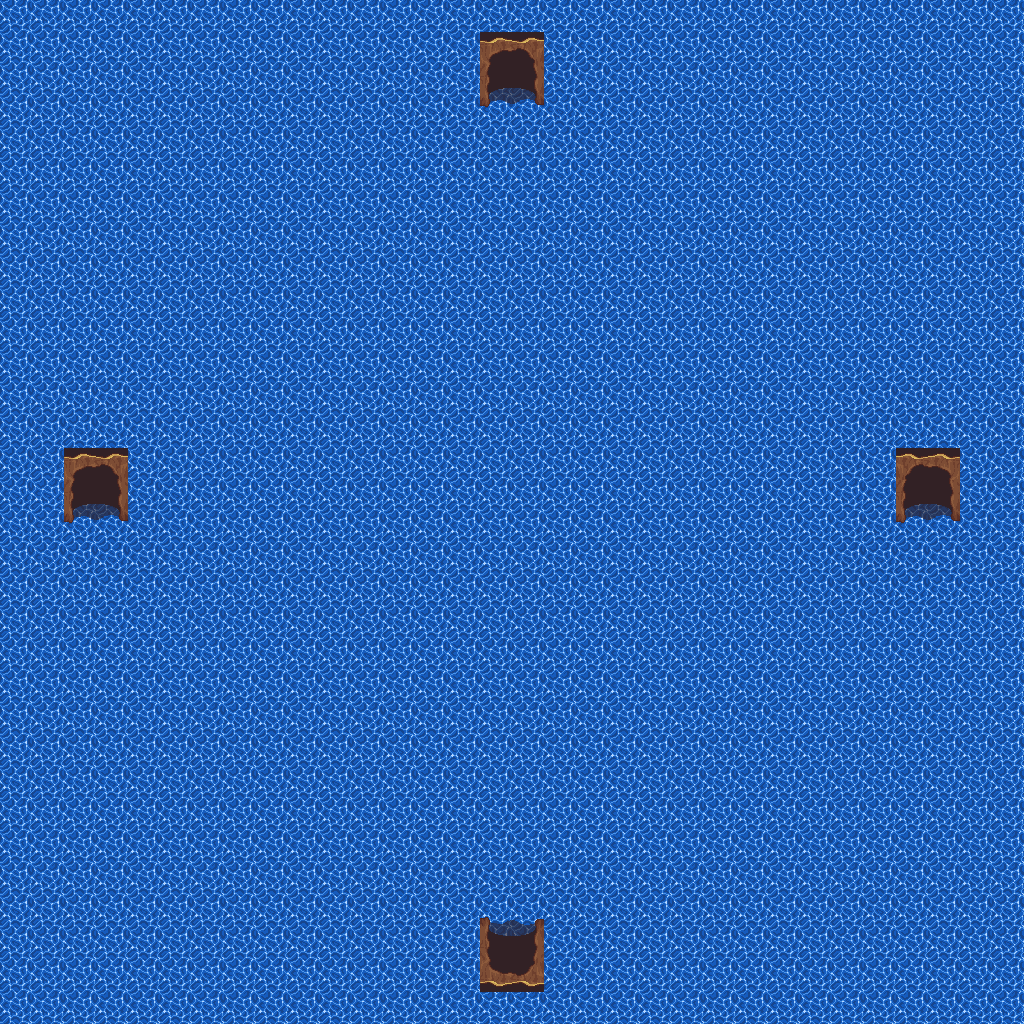

Rendered tile map (Tiled .tmx) drawn with the repository's tilesets; below, a short description and the full map source, tile grids included:
An orthogonal 32x32 tile map with 32x32 px tiles, 2 tile layers (Base, Cave), 2 tilesets.

<map version="1.4" tiledversion="1.4.3" orientation="orthogonal" renderorder="right-down" width="32" height="32" tilewidth="32" tileheight="32" infinite="0" nextlayerid="3" nextobjectid="1">
 <editorsettings>
  <export target="Map2.json" format="json" />
 </editorsettings>
 <tileset firstgid="1" name="Water" tilewidth="32" tileheight="32" tilecount="9" columns="3">
  <image source="../Tilesets/water_tileset.png" width="96" height="96" />
 </tileset>
 <tileset firstgid="10" name="Cave" tilewidth="32" tileheight="32" tilecount="6" columns="2">
  <image source="../Tilesets/cavernopening.png" width="64" height="96" />
 </tileset>
 <layer id="1" name="Base" width="32" height="32">
  <data encoding="csv">
5,5,5,5,5,5,5,5,5,5,5,5,5,5,5,5,5,5,5,5,5,5,5,5,5,5,5,5,5,5,5,5,
5,5,5,5,5,5,5,5,5,5,5,5,5,5,5,5,5,5,5,5,5,5,5,5,5,5,5,5,5,5,5,5,
5,5,5,5,5,5,5,5,5,5,5,5,5,5,5,5,5,5,5,5,5,5,5,5,5,5,5,5,5,5,5,5,
5,5,5,5,5,5,5,5,5,5,5,5,5,5,5,5,5,5,5,5,5,5,5,5,5,5,5,5,5,5,5,5,
5,5,5,5,5,5,5,5,5,5,5,5,5,5,5,5,5,5,5,5,5,5,5,5,5,5,5,5,5,5,5,5,
5,5,5,5,5,5,5,5,5,5,5,5,5,5,5,5,5,5,5,5,5,5,5,5,5,5,5,5,5,5,5,5,
5,5,5,5,5,5,5,5,5,5,5,5,5,5,5,5,5,5,5,5,5,5,5,5,5,5,5,5,5,5,5,5,
5,5,5,5,5,5,5,5,5,5,5,5,5,5,5,5,5,5,5,5,5,5,5,5,5,5,5,5,5,5,5,5,
5,5,5,5,5,5,5,5,5,5,5,5,5,5,5,5,5,5,5,5,5,5,5,5,5,5,5,5,5,5,5,5,
5,5,5,5,5,5,5,5,5,5,5,5,5,5,5,5,5,5,5,5,5,5,5,5,5,5,5,5,5,5,5,5,
5,5,5,5,5,5,5,5,5,5,5,5,5,5,5,5,5,5,5,5,5,5,5,5,5,5,5,5,5,5,5,5,
5,5,5,5,5,5,5,5,5,5,5,5,5,5,5,5,5,5,5,5,5,5,5,5,5,5,5,5,5,5,5,5,
5,5,5,5,5,5,5,5,5,5,5,5,5,5,5,5,5,5,5,5,5,5,5,5,5,5,5,5,5,5,5,5,
5,5,5,5,5,5,5,5,5,5,5,5,5,5,5,5,5,5,5,5,5,5,5,5,5,5,5,5,5,5,5,5,
5,5,5,5,5,5,5,5,5,5,5,5,5,5,5,5,5,5,5,5,5,5,5,5,5,5,5,5,5,5,5,5,
5,5,5,5,5,5,5,5,5,5,5,5,5,5,5,5,5,5,5,5,5,5,5,5,5,5,5,5,5,5,5,5,
5,5,5,5,5,5,5,5,5,5,5,5,5,5,5,5,5,5,5,5,5,5,5,5,5,5,5,5,5,5,5,5,
5,5,5,5,5,5,5,5,5,5,5,5,5,5,5,5,5,5,5,5,5,5,5,5,5,5,5,5,5,5,5,5,
5,5,5,5,5,5,5,5,5,5,5,5,5,5,5,5,5,5,5,5,5,5,5,5,5,5,5,5,5,5,5,5,
5,5,5,5,5,5,5,5,5,5,5,5,5,5,5,5,5,5,5,5,5,5,5,5,5,5,5,5,5,5,5,5,
5,5,5,5,5,5,5,5,5,5,5,5,5,5,5,5,5,5,5,5,5,5,5,5,5,5,5,5,5,5,5,5,
5,5,5,5,5,5,5,5,5,5,5,5,5,5,5,5,5,5,5,5,5,5,5,5,5,5,5,5,5,5,5,5,
5,5,5,5,5,5,5,5,5,5,5,5,5,5,5,5,5,5,5,5,5,5,5,5,5,5,5,5,5,5,5,5,
5,5,5,5,5,5,5,5,5,5,5,5,5,5,5,5,5,5,5,5,5,5,5,5,5,5,5,5,5,5,5,5,
5,5,5,5,5,5,5,5,5,5,5,5,5,5,5,5,5,5,5,5,5,5,5,5,5,5,5,5,5,5,5,5,
5,5,5,5,5,5,5,5,5,5,5,5,5,5,5,5,5,5,5,5,5,5,5,5,5,5,5,5,5,5,5,5,
5,5,5,5,5,5,5,5,5,5,5,5,5,5,5,5,5,5,5,5,5,5,5,5,5,5,5,5,5,5,5,5,
5,5,5,5,5,5,5,5,5,5,5,5,5,5,5,5,5,5,5,5,5,5,5,5,5,5,5,5,5,5,5,5,
5,5,5,5,5,5,5,5,5,5,5,5,5,5,5,5,5,5,5,5,5,5,5,5,5,5,5,5,5,5,5,5,
5,5,5,5,5,5,5,5,5,5,5,5,5,5,5,5,5,5,5,5,5,5,5,5,5,5,5,5,5,5,5,5,
5,5,5,5,5,5,5,5,5,5,5,5,5,5,5,5,5,5,5,5,5,5,5,5,5,5,5,5,5,5,5,5,
5,5,5,5,5,5,5,5,5,5,5,5,5,5,5,5,5,5,5,5,5,5,5,5,5,5,5,5,5,5,5,5
</data>
 </layer>
 <layer id="2" name="Cave" width="32" height="32">
  <data encoding="csv">
0,0,0,0,0,0,0,0,0,0,0,0,0,0,0,0,0,0,0,0,0,0,0,0,0,0,0,0,0,0,0,0,
0,0,0,0,0,0,0,0,0,0,0,0,0,0,0,10,11,0,0,0,0,0,0,0,0,0,0,0,0,0,0,0,
0,0,0,0,0,0,0,0,0,0,0,0,0,0,0,12,13,0,0,0,0,0,0,0,0,0,0,0,0,0,0,0,
0,0,0,0,0,0,0,0,0,0,0,0,0,0,0,14,15,0,0,0,0,0,0,0,0,0,0,0,0,0,0,0,
0,0,0,0,0,0,0,0,0,0,0,0,0,0,0,0,0,0,0,0,0,0,0,0,0,0,0,0,0,0,0,0,
0,0,0,0,0,0,0,0,0,0,0,0,0,0,0,0,0,0,0,0,0,0,0,0,0,0,0,0,0,0,0,0,
0,0,0,0,0,0,0,0,0,0,0,0,0,0,0,0,0,0,0,0,0,0,0,0,0,0,0,0,0,0,0,0,
0,0,0,0,0,0,0,0,0,0,0,0,0,0,0,0,0,0,0,0,0,0,0,0,0,0,0,0,0,0,0,0,
0,0,0,0,0,0,0,0,0,0,0,0,0,0,0,0,0,0,0,0,0,0,0,0,0,0,0,0,0,0,0,0,
0,0,0,0,0,0,0,0,0,0,0,0,0,0,0,0,0,0,0,0,0,0,0,0,0,0,0,0,0,0,0,0,
0,0,0,0,0,0,0,0,0,0,0,0,0,0,0,0,0,0,0,0,0,0,0,0,0,0,0,0,0,0,0,0,
0,0,0,0,0,0,0,0,0,0,0,0,0,0,0,0,0,0,0,0,0,0,0,0,0,0,0,0,0,0,0,0,
0,0,0,0,0,0,0,0,0,0,0,0,0,0,0,0,0,0,0,0,0,0,0,0,0,0,0,0,0,0,0,0,
0,0,0,0,0,0,0,0,0,0,0,0,0,0,0,0,0,0,0,0,0,0,0,0,0,0,0,0,0,0,0,0,
0,0,10,11,0,0,0,0,0,0,0,0,0,0,0,0,0,0,0,0,0,0,0,0,0,0,0,0,2147483659,2147483658,0,0,
0,0,12,13,0,0,0,0,0,0,0,0,0,0,0,0,0,0,0,0,0,0,0,0,0,0,0,0,12,13,0,0,
0,0,14,15,0,0,0,0,0,0,0,0,0,0,0,0,0,0,0,0,0,0,0,0,0,0,0,0,14,15,0,0,
0,0,0,0,0,0,0,0,0,0,0,0,0,0,0,0,0,0,0,0,0,0,0,0,0,0,0,0,0,0,0,0,
0,0,0,0,0,0,0,0,0,0,0,0,0,0,0,0,0,0,0,0,0,0,0,0,0,0,0,0,0,0,0,0,
0,0,0,0,0,0,0,0,0,0,0,0,0,0,0,0,0,0,0,0,0,0,0,0,0,0,0,0,0,0,0,0,
0,0,0,0,0,0,0,0,0,0,0,0,0,0,0,0,0,0,0,0,0,0,0,0,0,0,0,0,0,0,0,0,
0,0,0,0,0,0,0,0,0,0,0,0,0,0,0,0,0,0,0,0,0,0,0,0,0,0,0,0,0,0,0,0,
0,0,0,0,0,0,0,0,0,0,0,0,0,0,0,0,0,0,0,0,0,0,0,0,0,0,0,0,0,0,0,0,
0,0,0,0,0,0,0,0,0,0,0,0,0,0,0,0,0,0,0,0,0,0,0,0,0,0,0,0,0,0,0,0,
0,0,0,0,0,0,0,0,0,0,0,0,0,0,0,0,0,0,0,0,0,0,0,0,0,0,0,0,0,0,0,0,
0,0,0,0,0,0,0,0,0,0,0,0,0,0,0,0,0,0,0,0,0,0,0,0,0,0,0,0,0,0,0,0,
0,0,0,0,0,0,0,0,0,0,0,0,0,0,0,0,0,0,0,0,0,0,0,0,0,0,0,0,0,0,0,0,
0,0,0,0,0,0,0,0,0,0,0,0,0,0,0,0,0,0,0,0,0,0,0,0,0,0,0,0,0,0,0,0,
0,0,0,0,0,0,0,0,0,0,0,0,0,0,0,1073741838,1073741839,0,0,0,0,0,0,0,0,0,0,0,0,0,0,0,
0,0,0,0,0,0,0,0,0,0,0,0,0,0,0,1073741836,1073741837,0,0,0,0,0,0,0,0,0,0,0,0,0,0,0,
0,0,0,0,0,0,0,0,0,0,0,0,0,0,0,1073741834,1073741835,0,0,0,0,0,0,0,0,0,0,0,0,0,0,0,
0,0,0,0,0,0,0,0,0,0,0,0,0,0,0,0,0,0,0,0,0,0,0,0,0,0,0,0,0,0,0,0
</data>
 </layer>
</map>
